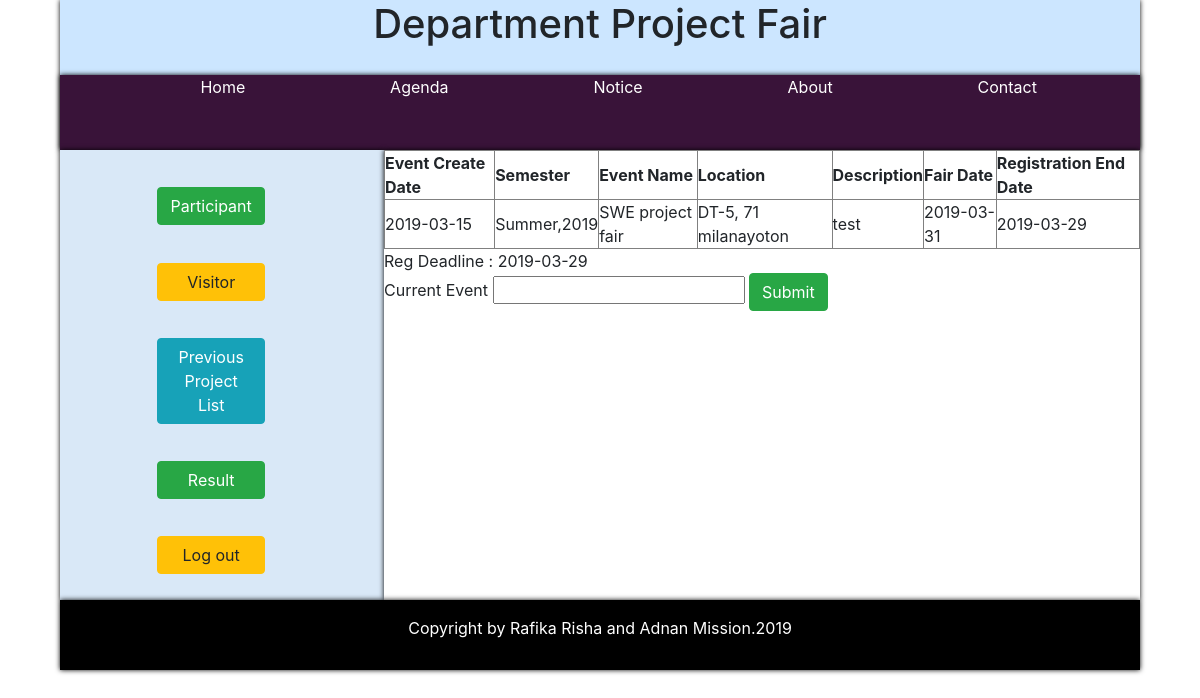
Page /participant.php (signed in) on the committed database.
### tables this page shows
CREATE TABLE `event` (
  `event_id` int(20) NOT NULL,
  `create_date` date NOT NULL,
  `semester` varchar(20) NOT NULL,
  `event_name` varchar(100) NOT NULL,
  `location` varchar(100) NOT NULL,
  `description` varchar(2000) NOT NULL,
  `fair_date` date NOT NULL,
  `end_date` date NOT NULL
);

### dbconfig.php (called while the page is built, shortened)
<?php
class dbconfig
{
	private $_host = 'localhost';
	private $_username = 'root';
	private $_password = '';
	private $_database = 'project_fair';
	protected $connection;
	public function __construct()
	{
		if (!isset($this->connection)) {
			$this->connection = new mysqli($this->_host, $this->_username, $this->_password, $this->_database);
		}
		return $this->connection;
	}
}
?>

### crud.php (called while the page is built, shortened)
<?php
include_once 'dbconfig.php';
class crud extends dbconfig
{
	public function getData($query)
	{
		$result = $this->connection->query($query);
		$rows = array();
		while ($row = $result->fetch_assoc()) {
			$rows[] = $row;
		}
		return $rows;
	}
}
?>

### participant.php (the view, shortened to what this page needs)
<!DOCTYPE html>
<html>
<head>
	<link rel="stylesheet" type="text/css" href="design.css">
	<link rel="stylesheet" type="text/css" href="https://stackpath.bootstrapcdn.com/bootstrap/4.3.0/css/bootstrap.min.css">
</head>
<body>
	<div id = "wrapper">
		<header>
			<div id = "headertop">
				<h1><center>Department Project Fair</center></h1>
			</div>
			<div id = "headermenu">
				<a href="home.php" id="home">Home</a>
				<a href="agenda.php" id="agenda">Agenda</a>
				<a href="notice.php" id="notice">Notice</a>
				<a href="about.php" id="about">About</a>
				<a href="contact.php" id="contact">Contact</a>
			</div>
		</header>
		<div id = "container">
			<aside>
				<a href="participants.php"><button class="btn btn-success col-sm-4">Participant</button></a>
				<a href="visitor.php"><button class="btn btn-warning col-sm-4">Visitor</button></a>
				<a href="proList_std.php"><button class="btn btn-info col-sm-4">Previous Project List</button></a>
				<a href="evaluation.php"><button class="btn btn-success col-sm-4">Result</button></a>
				<a href="logout.php"><button class="btn btn-warning col-sm-4">Log out</button></a>
			</aside>
		<div id="content">
			<?php
			include_once("crud.php");
			$crud = new crud();
			$query = "SELECT * FROM event ORDER BY event_id DESC LIMIT 1";
			$result = $crud->getData($query);
			?>
			<table border="1" >
			<th> Event Create Date </th>
			<th> Semester </th>
			<th> Event Name </th>
			<th> Location </th>
			<th> Description </th>
			<th> Fair Date </th>
			<th> Registration End Date </th>
			<?php
				foreach ($result as $key => $res)
				{
					echo "<tr>";
					echo "<td>".$res['create_date']."</td>";
					echo "<td>".$res['semester']."</td>";
					echo "<td>".$res['event_name']."</td>";
					echo "<td>".$res['location']."</td>";
					echo "<td>".$res['description']."</td>";
					echo "<td>".$res['fair_date']."</td>";
					echo "<td>".$res['end_date']."</td>";
					echo "</tr>";
				}
				echo "</table>";
				?>
				<?php
						echo "Reg Deadline : ";
						foreach ($result as $key => $res)
						{
							echo $res['end_date'];
						}
						?>
						<form action="participant.php" method="POST">
			<label> Current Event</label>
			<input type="number" name="event_id">
			<input type="submit" class="btn btn-success" name="Submit">
		</form>
		<?php
		include_once("crud.php");
		?>
		</div>
		<div id = "footer">
			<center>
				<p>Copyright by Rafika Risha and Adnan Mission.2019</p>
			</center>
		</div>
	</div>
</body>
</html>

### design.css (style rules this page uses)
* { margin: 0px; padding: 0px }
#wrapper { margin: auto; height: auto; width: 90%; }
header { float: left; height: 150px; width: 100%; box-shadow: 0px 0px 5px black; }
#headertop { height: 75px; width: 100%; background-color: #cce6ff; }
#headermenu { height: 75px; width: 100%; background-color: #391339; box-shadow: 0px 0px 5px black; }
#headermenu a { text-decoration: none; color: white; margin-left: 13%; }
#container { float: left; height: 450px; width: 100%; }
aside { float: left; height: 450px; width: 30%; background-color: #d9e8f7; box-shadow: 0px 0px 5px black; }
aside button { margin-top: 11.5%; margin-left: 30%; }
#content { float: left; height: 450px; width: 70%; background-color: white; box-shadow: 0px 0px 5px black; }
#footer { float: left; height: 70px; width: 100%; background-color: black; box-shadow: 0px 0px 5px black; }
#footer p { color: white; margin-top: 1.5%; }

### rows in the picture
event: create_date "2019-03-15", semester "Summer,2019", event_name "SWE project fair", location "DT-5, 71 milanayoton", description "test", fair_date "2019-03-31", end_date "2019-03-29"
